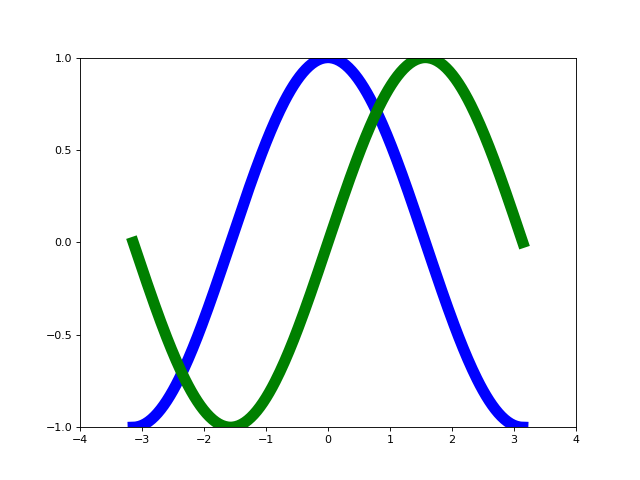

This chart was generated by the following Python code:
import numpy as nupy
import matplotlib.pyplot as plt

# crear una figura de 8 x 6 puntos especificos (points),
# usando 100 puntos por pulgada (dpi)
plt.figure(figsize=(8,6), dpi=80)

# crear un subgráfica
plt.subplot(111)

# creamos un conjunto de datos de -PI a +PI
# entre esos dos tenemos 256 valores
X = nupy.linspace(-nupy.pi,nupy.pi,256,endpoint=True)

# creamos los valores de salida para las Funciones
# seno y coseno , con respecto a los valores de entrada
# de "X"

C, S = nupy.cos(X), nupy.sin(X)

# gráficamos la función coseno
# con los siguiente atributos

plt.plot(X, C, color="blue", linewidth=1.0, linestyle='-')

# gráficamos la función seno
# con los siguiente atributos

plt.plot(X, S, color="green", linewidth=1.0, linestyle='-')

# limitamos el eje "x"
plt.xlim(-4.0,4.0)

#limitamos el eje "y"
plt.ylim(-1.0,1.0)

# definimos una marca de referencia para el eje
# "x" tanto inicial como final
plt.xticks(nupy.linspace(-4,4,9,endpoint=True))

# definimos una marca de referencia para el eje
# "y" tanto inicial como final
plt.yticks(nupy.linspace(-1,1,5,endpoint=True))

# guardar gráfica con calidad de
# 80 pixeles por pulgada
plt.savefig("matplotlib_test_2.png",dpi=80)

# mostramos la gráfica creada
plt.show()
